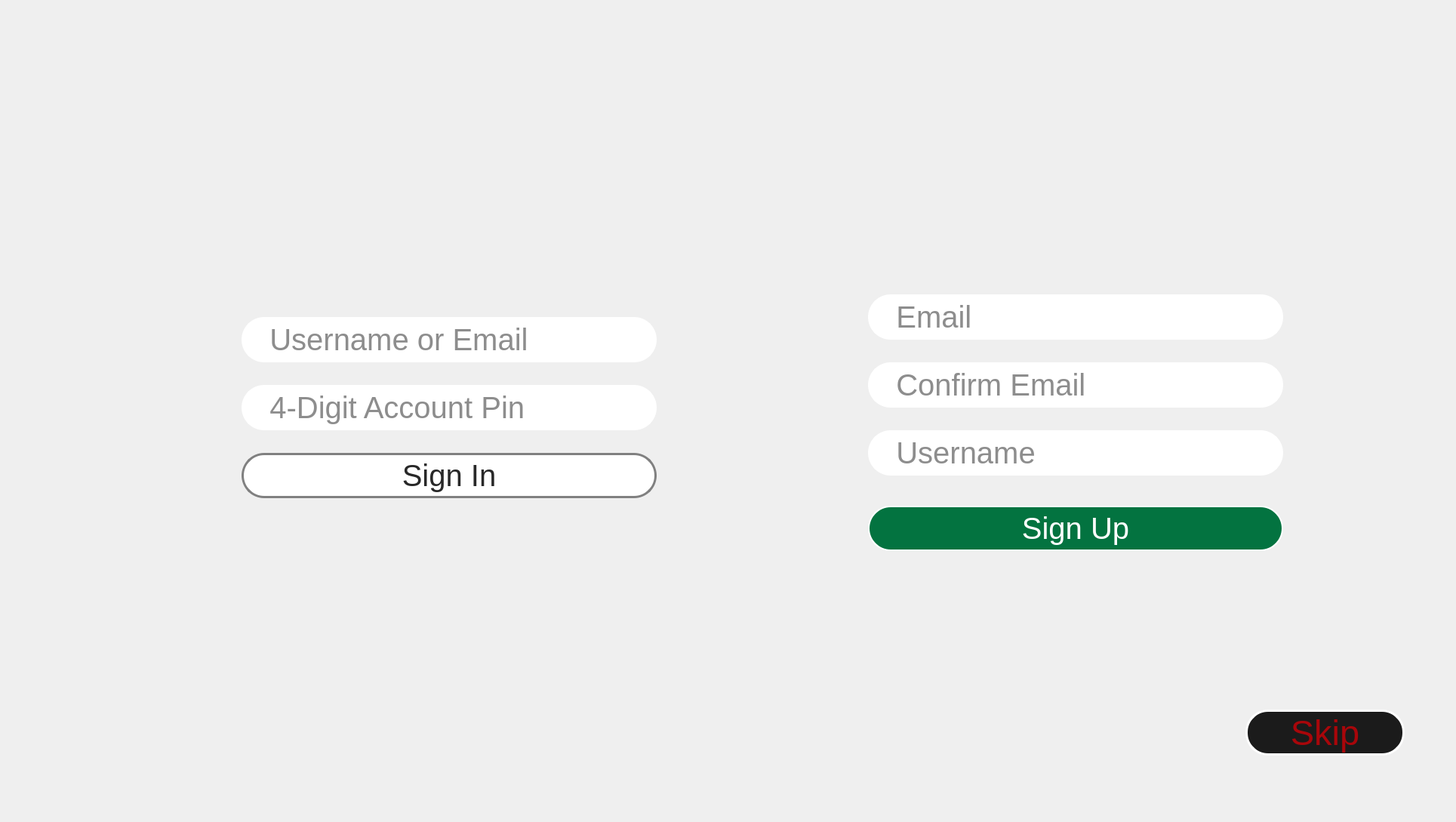
    <widget class="QWidget" name="FindUserAddUserPage">
     <widget class="QLabel" name="label_16">
      <property name="geometry">
       <rect>
        <x>0</x>
        <y>0</y>
        <width>1920</width>
        <height>1080</height>
       </rect>
      </property>
      <property name="font">
       <font>
        <family>Arial</family>
        <pointsize>60</pointsize>
       </font>
      </property>
      <property name="text">
       <string/>
      </property>
      <property name="pixmap">
       <pixmap>CannaCheck_UI_images_1.2/FindUserAddUserPage.png</pixmap>
      </property>
      <property name="scaledContents">
       <bool>true</bool>
      </property>
     </widget>
     <widget class="QLineEdit" name="existingUserInput">
      <property name="geometry">
       <rect>
        <x>320</x>
        <y>420</y>
        <width>550</width>
        <height>60</height>
       </rect>
      </property>
      <property name="font">
       <font>
        <family>Arial</family>
        <pointsize>30</pointsize>
       </font>
      </property>
      <property name="styleSheet">
       <string notr="true">border-radius: 30px; background-color: rgb(255, 255, 255); border: 2px solid white; color: rgb(27, 27, 27)</string>
      </property>
      <property name="text">
       <string/>
      </property>
      <property name="placeholderText">
       <string>   Username or Email</string>
      </property>
     </widget>
     <widget class="QLineEdit" name="newUserEmailInput">
      <property name="geometry">
       <rect>
        <x>1150</x>
        <y>390</y>
        <width>550</width>
        <height>60</height>
       </rect>
      </property>
      <property name="font">
       <font>
        <family>Arial</family>
        <pointsize>30</pointsize>
       </font>
      </property>
      <property name="styleSheet">
       <string notr="true">border-radius: 30px; background-color: rgb(255, 255, 255); border: 2px solid white; color: rgb(27, 27, 27)</string>
      </property>
      <property name="cursorPosition">
       <number>0</number>
      </property>
      <property name="placeholderText">
       <string>   Email</string>
      </property>
     </widget>
     <widget class="QLineEdit" name="confirmEmailInput">
      <property name="geometry">
       <rect>
        <x>1150</x>
        <y>480</y>
        <width>550</width>
        <height>60</height>
       </rect>
      </property>
      <property name="font">
       <font>
        <family>Arial</family>
        <pointsize>30</pointsize>
       </font>
      </property>
      <property name="styleSheet">
       <string notr="true">border-radius: 30px; background-color: rgb(255, 255, 255); border: 2px solid white; color: rgb(27, 27, 27)</string>
      </property>
      <property name="placeholderText">
       <string>   Confirm Email</string>
      </property>
     </widget>
     <widget class="QLineEdit" name="usernameInput">
      <property name="geometry">
       <rect>
        <x>1150</x>
        <y>570</y>
        <width>550</width>
        <height>60</height>
       </rect>
      </property>
      <property name="font">
       <font>
        <family>Arial</family>
        <pointsize>30</pointsize>
       </font>
      </property>
      <property name="styleSheet">
       <string notr="true">border-radius: 30px; background-color: rgb(255, 255, 255); border: 2px solid white; color: rgb(27, 27, 27)</string>
      </property>
      <property name="placeholderText">
       <string>   Username</string>
      </property>
     </widget>
     <widget class="QPushButton" name="new_user_button">
      <property name="geometry">
       <rect>
        <x>1150</x>
        <y>670</y>
        <width>550</width>
        <height>60</height>
       </rect>
      </property>
      <property name="font">
       <font>
        <family>Arial</family>
        <pointsize>30</pointsize>
       </font>
      </property>
      <property name="styleSheet">
       <string notr="true">QPushButton 
{
 border-radius: 30px;
 background-color: #037340;
 border: 2px solid white;
 color: rgb(255, 255, 255)
}

QPushButton:pressed 
{
border-radius: 30px;
 background-color: #037340;
 border: 4px solid white;
 color: rgb(255, 255, 255)
}</string>
      </property>
      <property name="text">
       <string>Sign Up</string>
      </property>
     </widget>
     <widget class="QPushButton" name="existing_user_button">
      <property name="geometry">
       <rect>
        <x>320</x>
        <y>600</y>
        <width>550</width>
        <height>60</height>
       </rect>
      </property>
      <property name="font">
       <font>
        <family>Arial</family>
        <pointsize>30</pointsize>
       </font>
      </property>
      <property name="styleSheet">
       <string notr="true">QPushButton 
{
border-radius: 30px;
 background-color: rgb(255, 255, 255);
 border: 3px solid gray;
 color: rgb(40, 40, 40);
}

QPushButton:pressed 
{
border-radius: 30px;
 background-color: rgb(255, 255, 255);
 border: 6px solid gray;
 color: rgb(40, 40, 40);
}</string>
      </property>
      <property name="text">
       <string>Sign In</string>
      </property>
     </widget>
     <widget class="QPushButton" name="skip_button_finduseradduser">
      <property name="geometry">
       <rect>
        <x>1650</x>
        <y>940</y>
        <width>211</width>
        <height>61</height>
       </rect>
      </property>
      <property name="font">
       <font>
        <family>Arial</family>
        <pointsize>35</pointsize>
       </font>
      </property>
      <property name="styleSheet">
       <string notr="true">QPushButton 
{
 border-radius: 30px;
 background-color: rgb(27, 27, 27);
 border: 3px solid white;
 color: rgb(169, 6, 10)
}

QPushButton:pressed 
{
border-radius: 30px;
 background-color: rgb(27, 27, 27);
 border: 6px solid white;
 color: rgb(169, 6, 10)
}</string>
      </property>
      <property name="text">
       <string>Skip</string>
      </property>
     </widget>
     <widget class="QLineEdit" name="user_pin_entry">
      <property name="geometry">
       <rect>
        <x>320</x>
        <y>510</y>
        <width>550</width>
        <height>60</height>
       </rect>
      </property>
      <property name="font">
       <font>
        <family>Arial</family>
        <pointsize>30</pointsize>
       </font>
      </property>
      <property name="styleSheet">
       <string notr="true">border-radius: 30px; background-color: rgb(255, 255, 255); border: 2px solid white; color: rgb(27, 27, 27)</string>
      </property>
      <property name="placeholderText">
       <string>   4-Digit Account Pin</string>
      </property>
     </widget>
    </widget>
